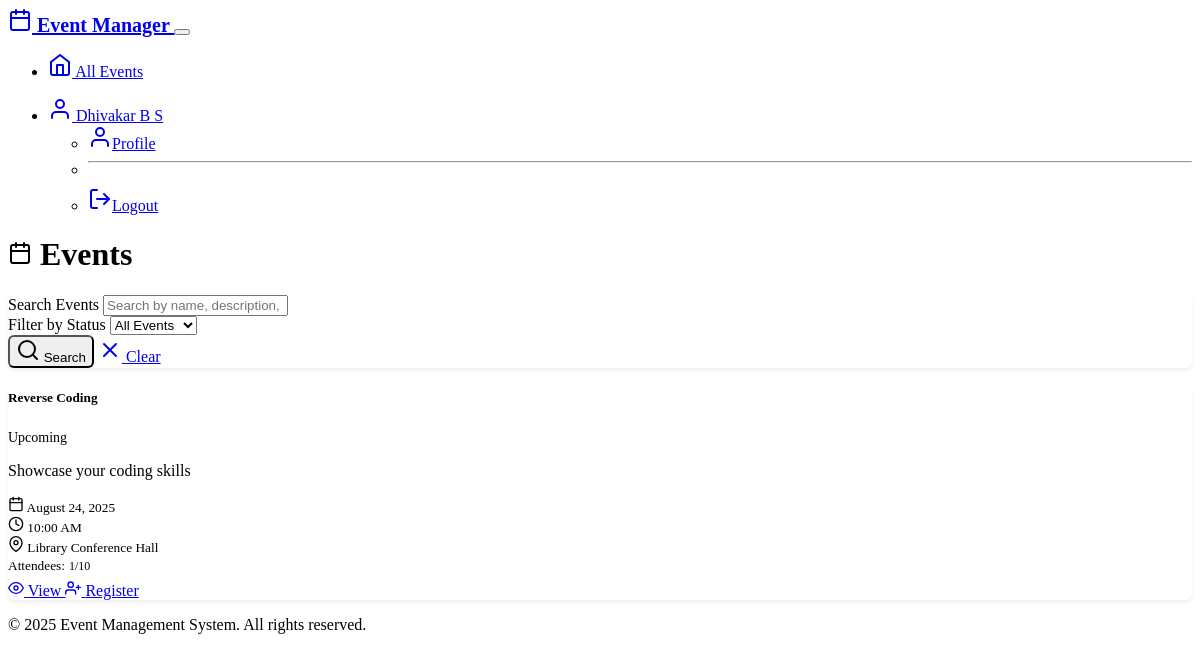
The app's page / (signed in) with its own data.
### models.py (models this page shows, shortened)
class User(UserMixin, db.Model):
    id = db.Column(db.Integer, primary_key=True)
    username = db.Column(db.String(64), unique=True, nullable=False, index=True)
    email = db.Column(db.String(120), unique=True, nullable=False, index=True)
    password_hash = db.Column(db.String(256), nullable=False)
    is_admin = db.Column(db.Boolean, default=False, nullable=False)
    created_at = db.Column(db.DateTime, default=datetime.utcnow)
    events = db.relationship('Event', backref='creator', lazy=True)
    registrations = db.relationship('Attendee', backref='user', lazy=True)

class Event(db.Model):
    id = db.Column(db.Integer, primary_key=True)
    name = db.Column(db.String(200), nullable=False)
    description = db.Column(db.Text, nullable=True)
    date = db.Column(db.Date, nullable=False)
    time = db.Column(db.Time, nullable=False)
    location = db.Column(db.String(300), nullable=False)
    max_attendees = db.Column(db.Integer, default=100)
    created_at = db.Column(db.DateTime, default=datetime.utcnow)
    updated_at = db.Column(db.DateTime, default=datetime.utcnow, onupdate=datetime.utcnow)
    created_by = db.Column(db.Integer, db.ForeignKey('user.id'), nullable=False)
    attendees = db.relationship('Attendee', backref='event', lazy=True, cascade='all, delete-orphan')
    @property
    def status(self):
        now = datetime.now()
        event_datetime = datetime.combine(self.date, self.time)
        if event_datetime > now:
            return 'upcoming'
        elif event_datetime.date() == now.date():
            return 'ongoing'
        else:
            return 'completed'
    @property
    def attendee_count(self):
        return db.session.query(Attendee).filter_by(event_id=self.id).count()
    @property
    def available_spots(self):
        return self.max_attendees - self.attendee_count

### routes.py (the view, shortened to what this page needs)
@app.route('/')
def index():
    search = request.args.get('search', '')
    status_filter = request.args.get('status', 'all')
    query = Event.query
    all_events = query.order_by(Event.date.desc(), Event.time.desc()).all()
    if status_filter != 'all':
        all_events = [event for event in all_events if event.status == status_filter]
    return render_template('index.html',
                         events=all_events,
                         search=search,
                         status_filter=status_filter)

### app.py (called while the page is built)
@login_manager.user_loader
def load_user(user_id):
    return models.User.query.get(int(user_id))

### templates/index.html (shortened to what this page needs)
{% extends "base.html" %}
{% block content %}
<div class="row">
    <div class="col-12">
        <div class="d-flex justify-content-between align-items-center mb-4">
            <h1 class="display-4">
                <i data-feather="calendar" class="me-3"></i>
                Events
            </h1>
        </div>
        <div class="card mb-4">
            <div class="card-body">
                <form method="GET" action="{{ url_for('index') }}" class="row g-3">
                    <div class="col-md-6">
                        <label for="search" class="form-label">Search Events</label>
                        <input type="text" class="form-control" id="search" name="search"
                               value="{{ search }}" placeholder="Search by name, description, or location">
                    </div>
                    <div class="col-md-4">
                        <label for="status" class="form-label">Filter by Status</label>
                        <select class="form-select" id="status" name="status">
                            <option value="all" {% if status_filter == 'all' %}selected{% endif %}>All Events</option>
                        </select>
                    </div>
                    <div class="col-md-2 d-flex align-items-end">
                        <button type="submit" class="btn btn-outline-primary me-2">
                            <i data-feather="search" class="me-1"></i>
                            Search
                        </button>
                        <a href="{{ url_for('index') }}" class="btn btn-outline-secondary">
                            <i data-feather="x" class="me-1"></i>
                            Clear
                        </a>
                    </div>
                </form>
            </div>
        </div>
        {% if events %}
            <div class="row">
                {% for event in events %}
                    <div class="col-lg-6 col-xl-4 mb-4">
                        <div class="card h-100">
                            <div class="card-header d-flex justify-content-between align-items-center">
                                <h5 class="card-title mb-0">{{ event.name }}</h5>
                                {% if event.status == 'upcoming' %}
                                    <span class="badge bg-primary">Upcoming</span>
                                {% elif event.status == 'ongoing' %}
                                    <span class="badge bg-success">Ongoing</span>
                                {% else %}
                                    <span class="badge bg-secondary">Completed</span>
                                {% endif %}
                            </div>
                            <div class="card-body">
                                {% if event.description %}
                                    <p class="card-text">{{ event.description[:100] }}{% if event.description|length > 100 %}...{% endif %}</p>
                                {% endif %}
                                <div class="mb-2">
                                    <small class="text-muted">
                                        <i data-feather="calendar" width="16" height="16" class="me-1"></i>
                                        {{ event.date.strftime('%B %d, %Y') }}
                                    </small>
                                </div>
                                <div class="mb-2">
                                    <small class="text-muted">
                                        <i data-feather="clock" width="16" height="16" class="me-1"></i>
                                        {{ event.time.strftime('%I:%M %p') }}
                                    </small>
                                </div>
                                <div class="mb-3">
                                    <small class="text-muted">
                                        <i data-feather="map-pin" width="16" height="16" class="me-1"></i>
                                        {{ event.location }}
                                    </small>
                                </div>
                                <div class="mb-3">
                                    <div class="d-flex justify-content-between align-items-center">
                                        <small class="text-muted">Attendees:</small>
                                        <span class="badge bg-info">{{ event.attendee_count }}/{{ event.max_attendees }}</span>
                                    </div>
                                    {% if event.max_attendees > 0 %}
                                        <div class="progress mt-1" style="height: 6px;">
                                        </div>
                                    {% endif %}
                                </div>
                            </div>
                            <div class="card-footer bg-transparent">
                                <div class="d-flex gap-2">
                                    <a href="{{ url_for('event_detail', id=event.id) }}" class="btn btn-sm btn-outline-primary">
                                        <i data-feather="eye" width="16" height="16" class="me-1"></i>
                                        View
                                    </a>
                                    {% if current_user.is_authenticated and event.status != 'completed' and event.available_spots > 0 %}
                                        <a href="{{ url_for('register_for_event', id=event.id) }}" class="btn btn-sm btn-success ms-auto">
                                            <i data-feather="user-plus" width="16" height="16" class="me-1"></i>
                                            Register
                                        </a>
                                    {% elif not current_user.is_authenticated %}
                                        <a href="{{ url_for('login') }}" class="btn btn-sm btn-info ms-auto">
                                            <i data-feather="log-in" width="16" height="16" class="me-1"></i>
                                            Login to Register
                                        </a>
                                    {% endif %}
                                </div>
                            </div>
                        </div>
                    </div>
                {% endfor %}
            </div>
        {% endif %}
    </div>
</div>
{% endblock %}

### templates/base.html (shortened to what this page needs)
<!DOCTYPE html>
<html lang="en" data-bs-theme="dark">
<head>
    <link href="https://cdn.replit.com/agent/bootstrap-agent-dark-theme.min.css" rel="stylesheet">
    <link rel="stylesheet" href="{{ url_for('static', filename='css/custom.css') }}">
</head>
<body>
    <nav class="navbar navbar-expand-lg navbar-dark bg-dark">
        <div class="container">
            <a class="navbar-brand" href="{{ url_for('index') }}">
                <i data-feather="calendar" class="me-2"></i>
                Event Manager
            </a>
            <button class="navbar-toggler" type="button" data-bs-toggle="collapse" data-bs-target="#navbarNav">
            </button>
            <div class="collapse navbar-collapse" id="navbarNav">
                <ul class="navbar-nav me-auto">
                    <li class="nav-item">
                        <a class="nav-link" href="{{ url_for('index') }}">
                            <i data-feather="home" class="me-1"></i>
                            All Events
                        </a>
                    </li>
                </ul>
                <ul class="navbar-nav ms-auto">
                    {% if current_user.is_authenticated %}
                        <li class="nav-item dropdown">
                            <a class="nav-link dropdown-toggle" href="#" id="navbarDropdown" role="button" data-bs-toggle="dropdown">
                                <i data-feather="user" class="me-1"></i>
                                {{ current_user.username }}
                            </a>
                            <ul class="dropdown-menu">
                                <li><a class="dropdown-item" href="{{ url_for('profile') }}">
                                    <i data-feather="user" class="me-2"></i>Profile
                                </a></li>
                                <li><hr class="dropdown-divider"></li>
                                <li><a class="dropdown-item" href="{{ url_for('logout') }}">
                                    <i data-feather="log-out" class="me-2"></i>Logout
                                </a></li>
                            </ul>
                        </li>
                    {% endif %}
                </ul>
            </div>
        </div>
    </nav>
    <main class="container my-4">
        {% block content %}{% endblock %}
    </main>
    <footer class="bg-dark text-light py-4 mt-5">
        <div class="container text-center">
            <p class="mb-0">&copy; 2025 Event Management System. All rights reserved.</p>
        </div>
    </footer>
</body>
</html>

### static/css/custom.css (style rules this page uses)
:root { --event-card-shadow: 0 0.125rem 0.25rem rgba(0, 0, 0, 0.075); --event-card-hover-shadow: 0 0.5rem 1rem rgba(0, 0, 0, 0.15); --border-radius-lg: 0.5rem; }
.card { border-radius: var(--border-radius-lg); box-shadow: var(--event-card-shadow); transition: box-shadow 0.3s ease-in-out, transform 0.2s ease-in-out; }
.progress { border-radius: 0.25rem; overflow: hidden; }
.badge { font-size: 0.75em; font-weight: 500; }
.form-label { font-weight: 500; margin-bottom: 0.5rem; }
.btn { border-radius: 0.375rem; font-weight: 500; transition: all 0.2s ease-in-out; }
.navbar-brand { font-weight: 600; font-size: 1.25rem; }
.navbar-nav .nav-link { font-weight: 500; transition: color 0.2s ease-in-out; }
footer { margin-top: auto; }
.card-header { font-weight: 600; }
.card-header .badge { font-size: 0.875em; }

### records on screen
User: username "Dhivakar B S"
Event: name "Reverse Coding", shows "Upcoming", description "Showcase your coding skills", date "August 24, 2025", time "10:00 AM", location "Library Conference Hall", attendee_count "1", max_attendees "10"
